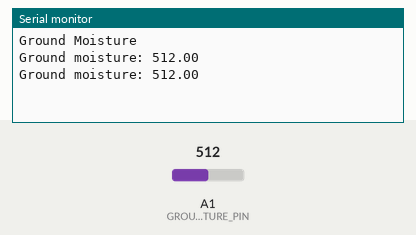
A sketch run on a simulated Arduino Uno, built with avr-gcc and run on an emulated ATmega328P. On the bench: the last lines printed to the serial monitor. The test bench sets the inputs (shaded band); at power-on: A1 (GROUND_MOISTURE_PIN) = 512.

Above: at 1.8 s.
1.9 s: A1 (GROUND_MOISTURE_PIN) set to 716
At 2.8 s:
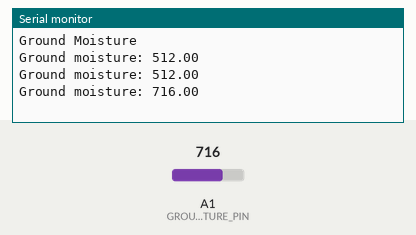
3.4 s: A1 (GROUND_MOISTURE_PIN) set to 900
At 4.8 s:
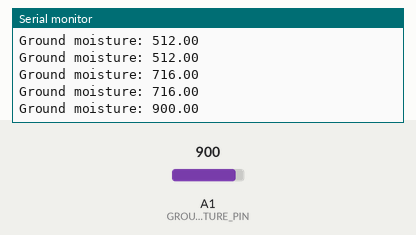
Timing chart, 0 to 6.4 s (numbered marks = the images above; inputs shaded):
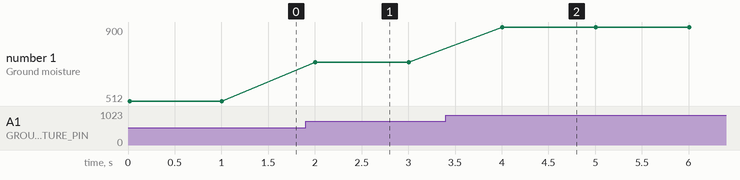

Measured:
- after the input at 1.9 s, the serial monitor: prints a new line after 0.10 s (image 1)
- after the input at 3.4 s, the serial monitor: prints a new line after 0.60 s (image 2)
- plotted number 1: 512 → 716 after the input at 1.9 s, 716 → 900 after the input at 3.4 s

The sketch:

test_groundMoisture.ino
```cpp
//Config pour ground moisture
#define GROUND_MOISTURE_PIN 1

void setup()
{ // put your setup code here, to run once:
    Serial.begin(9600);
    Serial.println("Ground Moisture");
}

void loop()
{
    float value = (float)analogRead(GROUND_MOISTURE_PIN);
    Serial.print("Ground moisture: ");
    Serial.println(value);
    delay(1000);
}
```
